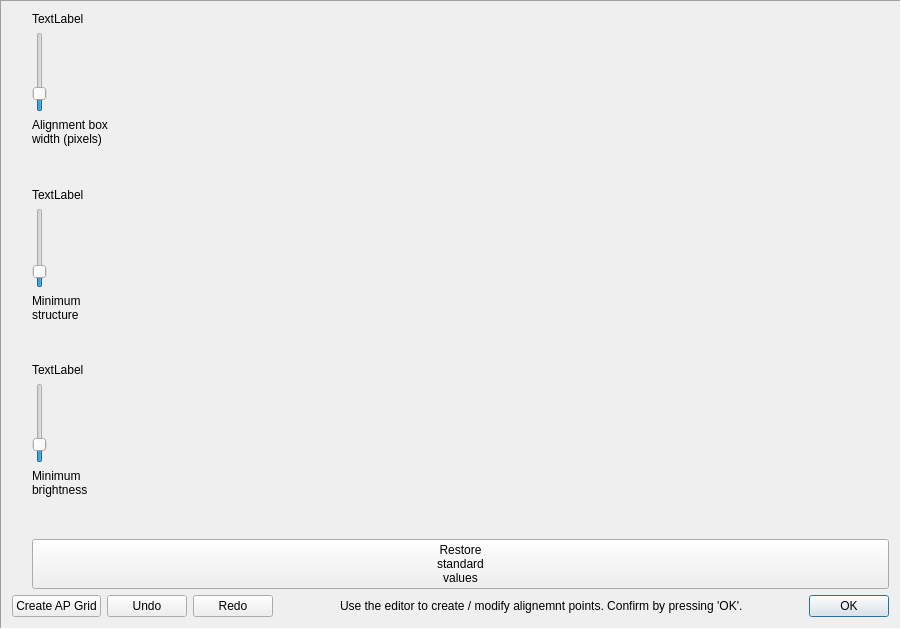
<?xml version="1.0" encoding="UTF-8"?>
<ui version="4.0">
 <class>alignment_point_editor</class>
 <widget class="QFrame" name="alignment_point_editor">
  <property name="geometry">
   <rect>
    <x>0</x>
    <y>0</y>
    <width>901</width>
    <height>629</height>
   </rect>
  </property>
  <property name="sizePolicy">
   <sizepolicy hsizetype="Preferred" vsizetype="Preferred">
    <horstretch>1</horstretch>
    <verstretch>1</verstretch>
   </sizepolicy>
  </property>
  <property name="windowTitle">
   <string>Frame</string>
  </property>
  <property name="locale">
   <locale language="English" country="UnitedStates"/>
  </property>
  <property name="frameShape">
   <enum>QFrame::Panel</enum>
  </property>
  <property name="frameShadow">
   <enum>QFrame::Sunken</enum>
  </property>
  <layout class="QVBoxLayout" name="verticalLayout_2">
   <item>
    <layout class="QHBoxLayout" name="horizontalLayout_2">
     <item>
      <spacer name="horizontalSpacer_3">
       <property name="orientation">
        <enum>Qt::Horizontal</enum>
       </property>
       <property name="sizeType">
        <enum>QSizePolicy::Fixed</enum>
       </property>
       <property name="sizeHint" stdset="0">
        <size>
         <width>20</width>
         <height>20</height>
        </size>
       </property>
      </spacer>
     </item>
     <item>
      <layout class="QVBoxLayout" name="verticalLayout_3">
       <item>
        <widget class="QLabel" name="aphbw_label_display">
         <property name="sizePolicy">
          <sizepolicy hsizetype="Minimum" vsizetype="Preferred">
           <horstretch>0</horstretch>
           <verstretch>0</verstretch>
          </sizepolicy>
         </property>
         <property name="text">
          <string>TextLabel</string>
         </property>
         <property name="alignment">
          <set>Qt::AlignLeading|Qt::AlignLeft|Qt::AlignVCenter</set>
         </property>
        </widget>
       </item>
       <item>
        <widget class="QSlider" name="aphbw_slider_value">
         <property name="minimum">
          <number>20</number>
         </property>
         <property name="maximum">
          <number>140</number>
         </property>
         <property name="singleStep">
          <number>4</number>
         </property>
         <property name="pageStep">
          <number>4</number>
         </property>
         <property name="value">
          <number>40</number>
         </property>
         <property name="orientation">
          <enum>Qt::Vertical</enum>
         </property>
        </widget>
       </item>
       <item>
        <widget class="QLabel" name="aphbw_label_parameter">
         <property name="sizePolicy">
          <sizepolicy hsizetype="Minimum" vsizetype="Preferred">
           <horstretch>0</horstretch>
           <verstretch>0</verstretch>
          </sizepolicy>
         </property>
         <property name="toolTip">
          <string>Size of the quadratic box around an alignment point used to measure the local shift.
Smaller values result in better resolution of locality, but shift detection can fail if local contrast is low.</string>
         </property>
         <property name="text">
          <string>Alignment box
width (pixels)</string>
         </property>
         <property name="alignment">
          <set>Qt::AlignLeading|Qt::AlignLeft|Qt::AlignVCenter</set>
         </property>
        </widget>
       </item>
       <item>
        <spacer name="verticalSpacer">
         <property name="orientation">
          <enum>Qt::Vertical</enum>
         </property>
         <property name="sizeHint" stdset="0">
          <size>
           <width>20</width>
           <height>40</height>
          </size>
         </property>
        </spacer>
       </item>
       <item>
        <widget class="QLabel" name="apst_label_display">
         <property name="sizePolicy">
          <sizepolicy hsizetype="Minimum" vsizetype="Preferred">
           <horstretch>0</horstretch>
           <verstretch>0</verstretch>
          </sizepolicy>
         </property>
         <property name="text">
          <string>TextLabel</string>
         </property>
         <property name="alignment">
          <set>Qt::AlignLeading|Qt::AlignLeft|Qt::AlignVCenter</set>
         </property>
        </widget>
       </item>
       <item>
        <widget class="QSlider" name="apst_slider_value">
         <property name="minimum">
          <number>1</number>
         </property>
         <property name="maximum">
          <number>30</number>
         </property>
         <property name="pageStep">
          <number>5</number>
         </property>
         <property name="value">
          <number>5</number>
         </property>
         <property name="orientation">
          <enum>Qt::Vertical</enum>
         </property>
        </widget>
       </item>
       <item>
        <widget class="QLabel" name="apst_label_parameter">
         <property name="sizePolicy">
          <sizepolicy hsizetype="Minimum" vsizetype="Preferred">
           <horstretch>0</horstretch>
           <verstretch>0</verstretch>
          </sizepolicy>
         </property>
         <property name="toolTip">
          <string>In the automatic construction of alignment point grids, points are discarded if there is too little local structure.
Higher values result in more points to be discarded. If the value is too low, unreliable alignment points are included.</string>
         </property>
         <property name="text">
          <string>Minimum
structure</string>
         </property>
         <property name="alignment">
          <set>Qt::AlignLeading|Qt::AlignLeft|Qt::AlignVCenter</set>
         </property>
        </widget>
       </item>
       <item>
        <spacer name="verticalSpacer_2">
         <property name="orientation">
          <enum>Qt::Vertical</enum>
         </property>
         <property name="sizeHint" stdset="0">
          <size>
           <width>20</width>
           <height>40</height>
          </size>
         </property>
        </spacer>
       </item>
       <item>
        <widget class="QLabel" name="apbt_label_display">
         <property name="sizePolicy">
          <sizepolicy hsizetype="Minimum" vsizetype="Preferred">
           <horstretch>0</horstretch>
           <verstretch>0</verstretch>
          </sizepolicy>
         </property>
         <property name="text">
          <string>TextLabel</string>
         </property>
         <property name="alignment">
          <set>Qt::AlignLeading|Qt::AlignLeft|Qt::AlignVCenter</set>
         </property>
        </widget>
       </item>
       <item>
        <widget class="QSlider" name="apbt_slider_value">
         <property name="minimum">
          <number>2</number>
         </property>
         <property name="maximum">
          <number>50</number>
         </property>
         <property name="singleStep">
          <number>2</number>
         </property>
         <property name="pageStep">
          <number>2</number>
         </property>
         <property name="value">
          <number>10</number>
         </property>
         <property name="orientation">
          <enum>Qt::Vertical</enum>
         </property>
        </widget>
       </item>
       <item>
        <widget class="QLabel" name="apbt_label_parameter">
         <property name="sizePolicy">
          <sizepolicy hsizetype="Minimum" vsizetype="Preferred">
           <horstretch>0</horstretch>
           <verstretch>0</verstretch>
          </sizepolicy>
         </property>
         <property name="toolTip">
          <string>In the automatic construction of alignment point grids, points are discarded if no pixels in the surrounding box are bright enough.
Higher values result in more points to be discarded. If the value is too low, unreliable alignment points are included.</string>
         </property>
         <property name="layoutDirection">
          <enum>Qt::LeftToRight</enum>
         </property>
         <property name="text">
          <string>Minimum
brightness</string>
         </property>
         <property name="alignment">
          <set>Qt::AlignLeading|Qt::AlignLeft|Qt::AlignVCenter</set>
         </property>
        </widget>
       </item>
       <item>
        <spacer name="verticalSpacer_3">
         <property name="orientation">
          <enum>Qt::Vertical</enum>
         </property>
         <property name="sizeHint" stdset="0">
          <size>
           <width>20</width>
           <height>40</height>
          </size>
         </property>
        </spacer>
       </item>
       <item>
        <widget class="QPushButton" name="restore_standard_values">
         <property name="toolTip">
          <string>Reset parameters to original values. In most cases they should give satisfactory results.</string>
         </property>
         <property name="text">
          <string>Restore
standard
values</string>
         </property>
        </widget>
       </item>
      </layout>
     </item>
    </layout>
   </item>
   <item>
    <layout class="QHBoxLayout" name="horizontalLayout">
     <item>
      <widget class="QPushButton" name="btnApGrid">
       <property name="toolTip">
        <string>Create an alignment point grid automatically.</string>
       </property>
       <property name="text">
        <string>Create AP Grid</string>
       </property>
      </widget>
     </item>
     <item>
      <widget class="QPushButton" name="btnUndo">
       <property name="toolTip">
        <string>Undo the last step.</string>
       </property>
       <property name="text">
        <string>Undo</string>
       </property>
      </widget>
     </item>
     <item>
      <widget class="QPushButton" name="btnRedo">
       <property name="toolTip">
        <string>Redo the last step.</string>
       </property>
       <property name="text">
        <string>Redo</string>
       </property>
      </widget>
     </item>
     <item>
      <spacer name="horizontalSpacer_2">
       <property name="orientation">
        <enum>Qt::Horizontal</enum>
       </property>
       <property name="sizeHint" stdset="0">
        <size>
         <width>40</width>
         <height>20</height>
        </size>
       </property>
      </spacer>
     </item>
     <item>
      <widget class="QLabel" name="label_message">
       <property name="text">
        <string>Use the editor to create / modify alignemnt points. Confirm by pressing 'OK'.</string>
       </property>
      </widget>
     </item>
     <item>
      <spacer name="horizontalSpacer">
       <property name="orientation">
        <enum>Qt::Horizontal</enum>
       </property>
       <property name="sizeHint" stdset="0">
        <size>
         <width>40</width>
         <height>20</height>
        </size>
       </property>
      </spacer>
     </item>
     <item>
      <widget class="QDialogButtonBox" name="buttonBox">
       <property name="toolTip">
        <string>Confirm the current AP selection.</string>
       </property>
       <property name="standardButtons">
        <set>QDialogButtonBox::Ok</set>
       </property>
      </widget>
     </item>
    </layout>
   </item>
  </layout>
 </widget>
 <resources/>
 <connections>
  <connection>
   <sender>aphbw_slider_value</sender>
   <signal>valueChanged(int)</signal>
   <receiver>aphbw_label_display</receiver>
   <slot>setNum(int)</slot>
   <hints>
    <hint type="sourcelabel">
     <x>48</x>
     <y>72</y>
    </hint>
    <hint type="destinationlabel">
     <x>463</x>
     <y>18</y>
    </hint>
   </hints>
  </connection>
  <connection>
   <sender>apbt_slider_value</sender>
   <signal>valueChanged(int)</signal>
   <receiver>apbt_label_display</receiver>
   <slot>setNum(int)</slot>
   <hints>
    <hint type="sourcelabel">
     <x>48</x>
     <y>459</y>
    </hint>
    <hint type="destinationlabel">
     <x>463</x>
     <y>405</y>
    </hint>
   </hints>
  </connection>
 </connections>
</ui>
